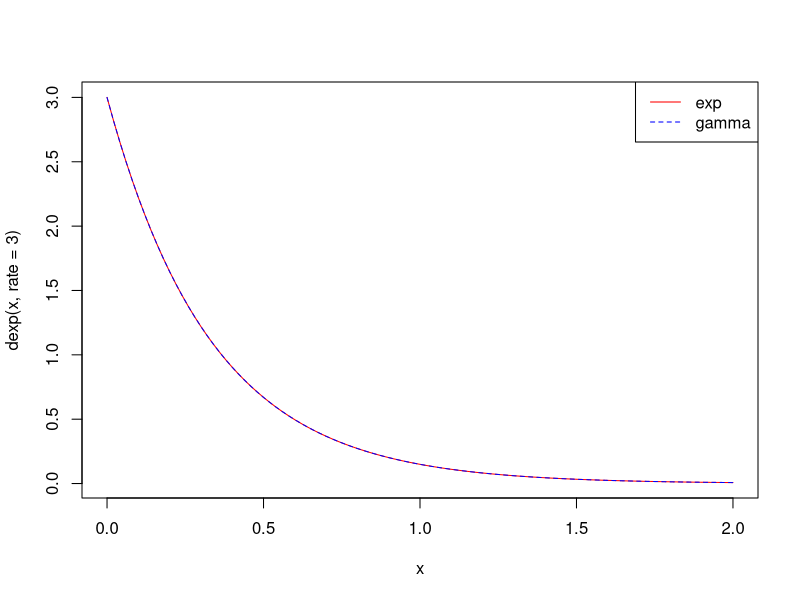
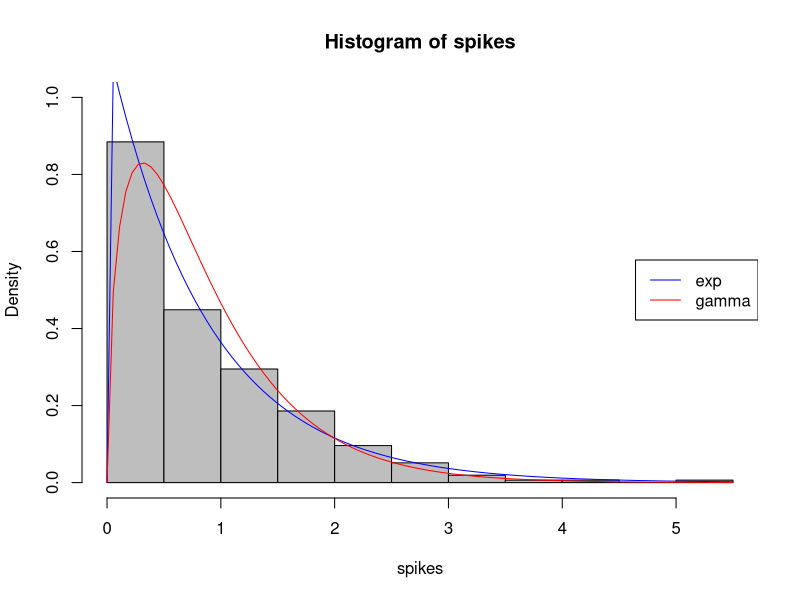
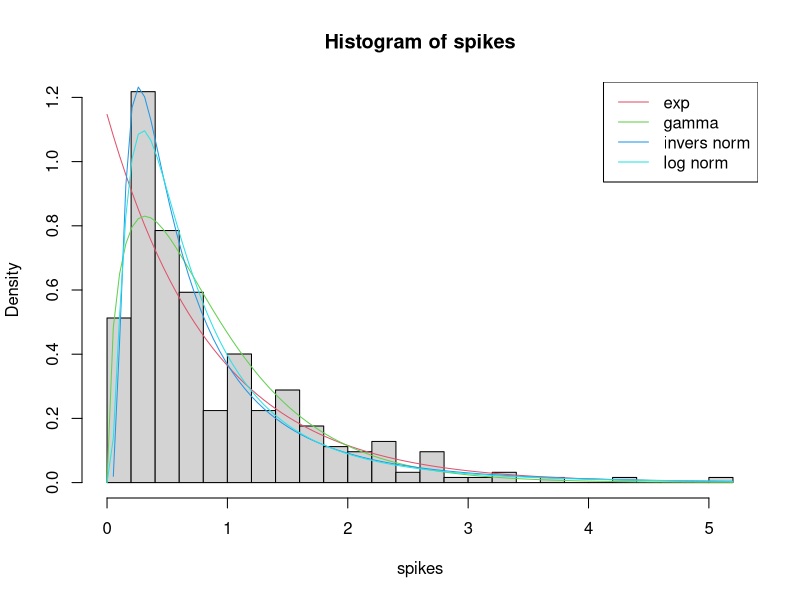
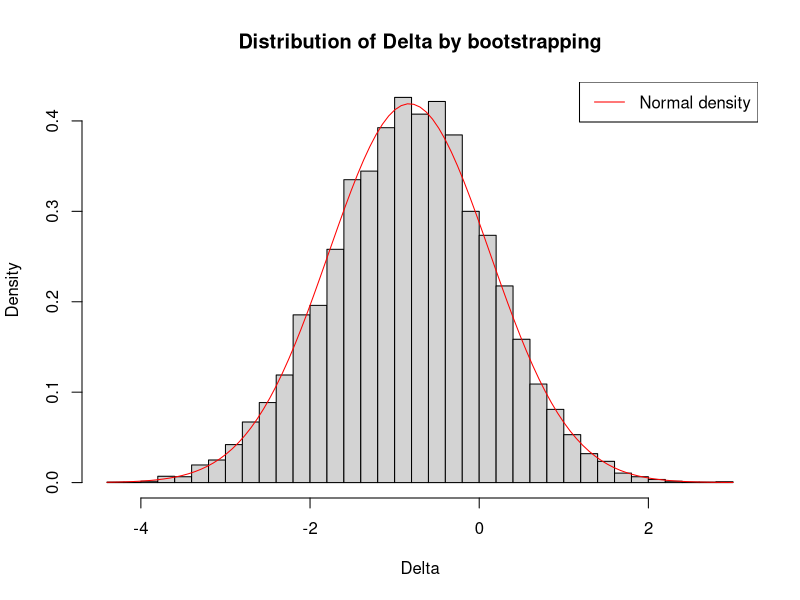

These figures' R source, in order:
## ---- chunk 1
angles <- read.table("angles.txt")
angles <- as.vector(angles$x)
## ---- chunk 2
dsink <- function(x, k = 1, lg = FALSE) {
  sinintegral <- integrate(function(x) sin(x) ^ k, lower = 0, upper = pi)$value
  if (lg == FALSE) {
    return(sin(x) ^ k / sinintegral)
  }
  else{
    return(log(sin(x) ^ k / sinintegral))
  }
}

minusll <- function(k, xvals) {
  return(-sum(dsink(xvals, k, lg = TRUE)))
}

k_est <- optimize(f = minusll, xvals = angles, interval = c(0, 100))$minimum
## ---- chunk 3
vect_k_est_bt <- replicate(1000, expr = { 
  angles_bt <- sample(angles, size = length(angles), replace = TRUE)
  optimize(f = minusll, xvals = angles_bt, interval = c(0, 100))$minimum
})

se_est <- sd(vect_k_est_bt)
se_est
## ---- chunk 4
alpha <- 0.01
z <- qnorm(1 - alpha/2)
a <- k_est - se_est * z
b <- k_est + se_est * z
paste("99% Confidence Interval for k: ( a =", a, ", b= ", b, ")")
## ---- chunk 5
quantile(vect_k_est_bt, probs = c(alpha/2, 1 - alpha/2))
## ---- chunk 6
k0 <- 10
alpha <- 0.05                   
z <- qnorm(1 - alpha)       
w <- (k_est - k0) / se_est     # w > Z  TRUE, so we reject Ho and we thinK theta > 10
w > z                          # (we can assume that because it is a 1 side test)
## ---- chunk 7
pval <- 1 - pnorm(w)
pval
## ---- chunk 8
spikes <- read.table("neuronspikes.txt")
spikes <- spikes$V1
## ---- chunk 9
curve(dexp(x, rate = 3), col = "red", from = 0, to = 2)
curve(dgamma(x, rate = 3, shape = 1), col = "blue", lty = 2, add = TRUE)
legend("topright", legend = c("exp", "gamma"), col = c("red", "blue"), lty = c(1, 2))
## ---- chunk 10

exp_mle_rate <- 1/mean(spikes)                         # find mle for exponential distr. par
exp_mle_value <- sum(dexp(spikes, rate = exp_mle_rate, log = TRUE))# calculate max L for exp

mll_gamma <- function(par, xvals){                           # find mle for gamma distr. par
  return(-sum(dgamma(xvals, shape = par[1], rate = par[2], log = TRUE)))
}
gamma_mle <- optim(f = mll_gamma, par = c(1, 1), xvals = spikes)
gamma_mle_value <- -gamma_mle$value                              # calculate max L for gamma
gamma_mle_shape <- gamma_mle$par[1]
gamma_mle_rate <- gamma_mle$par[2]
## ---- chunk 11
hist(spikes, freq = FALSE, col = "gray", ylim = c(0,1))
curve(dexp(x, rate = exp_mle_rate), col = "blue", add = TRUE)
curve(dgamma(x, shape = gamma_mle_shape, rate = gamma_mle_rate), col = "red", add = TRUE)
legend("right", c("exp", "gamma"), col = c("blue", "red"), lty = 1)
## ---- chunk 12
LR_lambda <- 2*(gamma_mle_value - exp_mle_value) # lambda = 2*(ll_large.m - ll_small.m) 
LR_lambda # bigger is the LR_lambda and more convinient is to use the less restricted model

## ---- chunk 13
alpha = 0.05                     
LR_lambda > qchisq(1-alpha, df = 1)   # not sure about this
## ---- chunk 14
pvalue <- 1 - pchisq(LR_lambda, df = 1)
pvalue
## ---- chunk 15
mll_exp <- function(par, xvals){
  return(-sum(dexp(xvals, rate = par, log = TRUE)))
}
exp_mle <- optimize(f = mll_exp, interval = c(0,100), xvals = spikes)
exp_mle_par <- exp_mle$minimum
exp_mle_value <- -exp_mle$objective              # convert from -sum(logll) to +sum(logll)
exp_mle_value
## ---- chunk 16
mll_gamma <- function(par, xvals){
  return(-sum(dgamma(xvals, shape = par[1], rate = par[2], log = TRUE)))
}
gamma_mle <- optim(f = mll_gamma, par = c(1, 1), xvals = spikes)
gamma_mle_par <- gamma_mle$par
gamma_mle_value <- -gamma_mle$value
gamma_mle_value
## ---- chunk 17
dinvnorm <- function(x, mu, lambda, lg = FALSE){ 
  if(lg == TRUE){ 
    return(log(sqrt(lambda/(2*pi*(x^3)))*exp(-lambda*((x-mu)^2)/(2*(mu^2)*x)))) 
    } 
  else{ 
    return(sqrt(lambda/(2*pi*(x^3)))*exp(-lambda*((x-mu)^2)/(2*(mu^2)*x))) 
    } 
}
mll_invnorm <- function(par, xvals){ 
  return(-sum(dinvnorm(xvals, mu = par[1], lambda = par[2], lg = TRUE))) 
  }
invnorm_mle <- optim(par = c(1, 1), fn = mll_invnorm, xvals = spikes)
invnorm_mle_par <- invnorm_mle$par
invnorm_mle_value <- -invnorm_mle$value
invnorm_mle_value

## ---- chunk 18
mll_lnorm <- function(par, xvals){
  return(-sum(dlnorm(xvals, meanlog = par[1], sdlog = par[2], log = TRUE)))
}
lnorm_ml <- optim(par = c(1, 1), fn = mll_lnorm, xvals = spikes)
lnorm_ml_par <- lnorm_ml$par
lnorm_ml_value <- -lnorm_ml$value
lnorm_ml_value
## ---- chunk 19
hist(spikes, freq = FALSE, breaks = 30, ylim = c(0,1.2))
curve(dexp
      (x, rate = exp_mle_par), col = 2, add = TRUE)
curve(dgamma
      (x, shape = gamma_mle_par[1], rate = gamma_mle_par[2]), col = 3, add = TRUE)
curve(dinvnorm
      (x, mu = invnorm_mle$par[1], lambda = invnorm_mle$par[2]), col = 4, add = TRUE)
curve(dlnorm
      (x, meanlog = lnorm_ml_par[1], sdlog = lnorm_ml_par[2]), col = 5, add = TRUE)
legend("topright", legend = c("exp", "gamma", "invers norm", "log norm"), 
       col = c(2,3,4,5), lty = 1)
## ---- chunk 20
k = 1
AIC_exp <- -2 * exp_mle_value + 2 * k   
BIC_exp <- -2 * exp_mle_value + k * log(length(spikes))
AIC_exp
BIC_exp

k = 2
AIC_gamma <- -2 * gamma_mle_value + 2 * k
BIC_gamma <- -2 * gamma_mle_value + k * log(length(spikes))
AIC_gamma
BIC_gamma

AIC_invnorm <- -2 * invnorm_mle_value + 2 * k
BIC_invnorm <- -2 * invnorm_mle_value + k * log(length(spikes))
AIC_invnorm
BIC_invnorm

AIC_lnorm <- -2 * lnorm_ml_value + 2 * k
BIC_lnorm <- -2 * lnorm_ml_value + k * log(length(spikes))
AIC_lnorm
BIC_lnorm                                             
## ---- chunk 21
exp <- list(
  value = exp_mle_value,
  par = exp_mle_par
)

gamma <- list(
  value = gamma_mle_value,
  par = gamma_mle_par
)

invnorm <- list(
  value = invnorm_mle_value,
  par = invnorm_mle_par
)
lognorm <- list(
  value = lnorm_ml_value,
  par = lnorm_ml_par
)

candidates <- list( exp = exp, gamma = gamma, invnorm = invnorm, lognorm = lognorm)
## ---- chunk 22
aic <- function(model){
  return(-2 * model$value + 2 * length(model$par))
}
bic <- function(model){
  return(-2* model$value + length(model$par) * log(length(spikes)))
}

scores <- data.frame(
  AIC = sapply(X = candidates, FUN = aic),
  BIC = sapply(candidates, bic)
)
scores

## ---- chunk 23
ramp_spikes <- read.csv("cell_types.csv", na.strings = "")
ramp_spikes <- ramp_spikes$ef__peak_t_ramp
ramp_spikes <- ramp_spikes[!is.na(ramp_spikes)]
## ---- chunk 24
mll_lnormal <- function(par, xvals){
  return(-sum(dlnorm(xvals, meanlog = par[1], sdlog = par[2], log = TRUE)))
}
mu_lnorm_est <-  optim(f = mll_lnormal, par = c(1, 1), xvals = ramp_spikes)$par[1]
mu_lnorm_est
## ---- chunk 25
vect_lnorm_par_est_bt <- replicate(1000, expr = { 
  ramp_spikes_bt <- sample(ramp_spikes, size = length(ramp_spikes), replace = TRUE)
  optim(par = c(1, 1), f = mll_lnormal, xvals = ramp_spikes_bt)$par
})

se_mu_lnorm_est <- sd(vect_lnorm_par_est_bt[1,]) 
se_mu_lnorm_est
## ---- chunk 26
alpha <- 0.05
## ---- chunk 27
z <- qnorm(1 - alpha/2)
a <- mu_lnorm_est - se_mu_lnorm_est * z
b <- mu_lnorm_est + se_mu_lnorm_est * z
paste("95% Confidence Interval for k: ( a =", a, ", b= ", b, ")")
## ---- chunk 28
quantile(vect_lnorm_par_est_bt[1,], probs = c(alpha/2, 1 - alpha / 2))
## ---- chunk 29
ramp_spikes <- read.csv("cell_types.csv")# It's faster to reload the data than change all the names
m <- ramp_spikes$donor__species == "Homo Sapiens"
ramp_spikes_human <- na.omit(ramp_spikes$ef__peak_t_ramp[m])
sum(is.na(ramp_spikes_human))
## ---- chunk 30
mu_lnorm_est_human <-  optim(f = mll_lnormal, par = c(1, 1), xvals = ramp_spikes_human)$par[1]    
## ---- chunk 31
vect_lnorm_par_est_bt_human <- replicate(1000, expr = {                                       
  ramp_spikes_bt <- sample(ramp_spikes_human, size = length(ramp_spikes_human), replace = TRUE)
  optim(par = c(1, 1), f = mll_lnormal, xvals = ramp_spikes_bt)$par
})

se_mu_lnorm_est_human <- sd(vect_lnorm_par_est_bt_human[1,])       
se_mu_lnorm_est_human
## ---- chunk 32
alpha <- 0.05                                                                                   
z <- qnorm(1 - alpha/2)
a <- mu_lnorm_est_human - se_mu_lnorm_est_human * z
b <- mu_lnorm_est_human + se_mu_lnorm_est_human * z
paste("95% Confidence Interval for k: ( a =", a, ", b= ", b, ")")
## ---- chunk 33
quantile(vect_lnorm_par_est_bt_human[1,], probs = c(alpha/2, 1 - alpha / 2))
## ---- chunk 34
m = ramp_spikes$donor__species == "Mus musculus"
ramp_spikes_mouse <- na.omit(ramp_spikes$ef__peak_t_ramp[m])
sum(is.na(ramp_spikes_mouse))

ramp_spikes_human_log <- log(ramp_spikes_human)
ramp_spikes_mouse_log <- log(ramp_spikes_mouse)

t.test(ramp_spikes_human_log, ramp_spikes_mouse_log)
## ---- chunk 35
alpha <- 0.05
Zquantile <- qnorm(1 - alpha/2)                                      
                                                                        
w <- abs(mean(ramp_spikes_human_log) - mean(ramp_spikes_mouse_log)) / (     
  sqrt(
    (var(ramp_spikes_human_log)^2 / length(ramp_spikes_human_log)) + 
      (var(ramp_spikes_mouse_log)^2/length(ramp_spikes_mouse_log))
    )
  )
w <= Zquantile               # Ho: mean_human = mean_mouse, since Z (or W) > Z, I reject Ho. 
p_value = 2 * pnorm(-abs(w))
p_value
p_value > alpha              # p-value < alpha, so I reject the Ho        
## ---- chunk 36
n <- length(ramp_spikes_mouse_log) ## mouse sample size
m <- length(ramp_spikes_human_log) ## human sample size
sigma_est <- sd(c(ramp_spikes_mouse_log, ramp_spikes_human_log))## empirical sd joined sample
se_delta_est <- sigma_est * sqrt((n + m)/ (n * m))
## ---- chunk 37
delta <- mean(ramp_spikes_mouse_log) - mean(ramp_spikes_human_log)
pvalue <- 1 - 2 * pnorm( abs(delta) / se_delta_est )
pvalue
pvalue <- 2 * pnorm( - abs(delta) / se_delta_est )  # why it's not the same? use this one
pvalue 
## ---- chunk 38
m = 20
n = 40
mu1 = 2
mu2 = 2.5
sigma = 4
x = rnorm(m, mean = mu1, sd = sigma)
y = rnorm(n, mean = mu2, sd = sigma)  
## ---- chunk 39
t <- t.test(x, y, var.equal = TRUE)  
t$p.value
## ---- chunk 40
alpha <- 0.05
delta <- mean(x) - mean(y)

Z <- qnorm(1 - alpha/2)                                                 

w <- abs(delta / (                                         
  sqrt( (var(x)^2 / length(x)) + (var(y)^2/length(y)) ) )  # <- ERROR!!
)
w <= Z                            # the SE of delta found in this way it's not correct
p_value_Wtest = 2 * pnorm(-abs(w))  
p_value_Wtest
## ---- chunk 41
delta <- mean(x) - mean(y)
se_delta <- sigma * sqrt( (m+n) / (m*n))
w <- list(
  w = delta / se_delta,
  p.value = 2 * pnorm(-abs(delta) / se_delta)
)
w$p.value

## ---- chunk 42
vect_norm_meandiff_bt <- replicate(10000, expr = {
  x_bt <- sample(x, size = length(x), replace = TRUE)
  y_bt <- sample(y, size = length(y), replace = TRUE)
  mean(x_bt)-mean(y_bt)
})
se_delta_bt <- sd(vect_norm_meandiff_bt)

p_value.bt <- 2 * pnorm( - abs(delta) / se_delta_bt)
p_value.bt 
## ---- chunk 43
hist(vect_norm_meandiff_bt, freq = FALSE, breaks = 50, 
     main = "Distribution of Delta by bootstrapping",xlab = "Delta")
curve(dnorm(x, mean = delta, sd = se_delta_bt), add = TRUE, col = "red")
legend("topright", legend = "Normal density", col = "red", lty = 1)
## ---- chunk 44
mu_est <- mean(c(x,y))
l1 <- sum(dnorm(c(x,y), mean = mu_est, sd = sigma, log = TRUE)) # nested model
l2 <- sum(dnorm(x, mean = mean(x), sd = sigma, log = TRUE)) +   # larger model
      sum(dnorm(y, mean = mean(y), sd = sigma, log = TRUE))
lambda <- 2*(l2 - l1)
LRT <- list(
  lambda = lambda,
  p.value = 1 - pchisq(lambda, df = 1)
)
LRT$p.value
## ---- chunk 45
tests <- list(
  wald = w,
  t.test = t,
  LRT = LRT
)
sapply(tests, function(x) return(x$p.value))
## ---- chunk 46
m = 2000
n = 4000
mu1 = 2
mu2= 2.5
sigma = 4
x = rnorm(m, mu1, sigma)
y = rnorm(n, mu2, sigma)
## ---- chunk 47
t <- t.test(x, y, var.queal = TRUE)
t$p.value
## ---- chunk 48
delta_bt <- replicate(10000, expr = {
  x_bt <- sample(x, size = length(x), replace = TRUE)
  y_bt <- sample(y, size = length(y), replace = TRUE)
  mean(x_bt) - mean(y_bt)
})
se_delta_bt <- sd(delta_bt)
## ---- chunk 49
delta = mean(x) - mean(y)
w <- list(
  w = delta / se_delta_bt,
  p.value = 2 * pnorm( -abs(delta) / se_delta_bt)
)
w$p.value
## ---- chunk 50
mu_est <- mean(c(x,y))
l1 <- sum(dnorm(c(x,y), mean = mu_est, sd = sigma, log = TRUE))
l2 <- sum(dnorm(x, mean = mu1, sd = sigma, log = TRUE)) +
      sum(dnorm(y, mean = mu2, sd = sigma, log = TRUE))
lambda <- 2 * (l2 - l1)
LRT <- list(
  lambda = lambda,
  p.value = 1 - pchisq(lambda, df = 1)
)
LRT$p.value
## ---- chunk 51
tests <- list(
  t.test = t,
  wald = w,
  LRT = LRT
)
sapply(tests, function(x) return(x$p.value))
